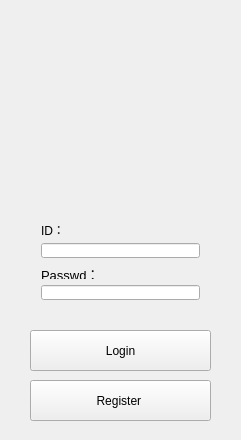
<?xml version="1.0" encoding="UTF-8"?>
<ui version="4.0">
 <class>LoginWidget</class>
 <widget class="QWidget" name="LoginWidget">
  <property name="geometry">
   <rect>
    <x>0</x>
    <y>0</y>
    <width>241</width>
    <height>440</height>
   </rect>
  </property>
  <property name="windowTitle">
   <string>LoginWidget</string>
  </property>
  <widget class="QPushButton" name="LoginButton">
   <property name="geometry">
    <rect>
     <x>30</x>
     <y>330</y>
     <width>181</width>
     <height>41</height>
    </rect>
   </property>
   <property name="text">
    <string>Login</string>
   </property>
  </widget>
  <widget class="QLabel" name="QQGifLabel">
   <property name="geometry">
    <rect>
     <x>6</x>
     <y>6</y>
     <width>221</width>
     <height>211</height>
    </rect>
   </property>
   <property name="text">
    <string/>
   </property>
  </widget>
  <widget class="QWidget" name="layoutWidget">
   <property name="geometry">
    <rect>
     <x>30</x>
     <y>210</y>
     <width>181</width>
     <height>101</height>
    </rect>
   </property>
   <layout class="QVBoxLayout" name="verticalLayout_2">
    <item>
     <widget class="QLabel" name="UsrIDLabel">
      <property name="text">
       <string>&lt;html&gt;&lt;head/&gt;&lt;body&gt;&lt;p&gt;&lt;span style=&quot; color:#000000;&quot;&gt;ID：&lt;/span&gt;&lt;/p&gt;&lt;/body&gt;&lt;/html&gt;</string>
      </property>
     </widget>
    </item>
    <item>
     <widget class="QLineEdit" name="UsrIDLineEdit"/>
    </item>
    <item>
     <widget class="QLabel" name="PasswdLabel">
      <property name="text">
       <string>&lt;html&gt;&lt;head/&gt;&lt;body&gt;&lt;p&gt;&lt;span style=&quot; font-size:10pt;&quot;&gt;Passwd：&lt;/span&gt;&lt;/p&gt;&lt;/body&gt;&lt;/html&gt;</string>
      </property>
     </widget>
    </item>
    <item>
     <widget class="QLineEdit" name="PasswdLineEdit"/>
    </item>
   </layout>
  </widget>
  <widget class="QPushButton" name="RegisterButton">
   <property name="geometry">
    <rect>
     <x>30</x>
     <y>380</y>
     <width>181</width>
     <height>41</height>
    </rect>
   </property>
   <property name="text">
    <string>Register </string>
   </property>
  </widget>
 </widget>
 <layoutdefault spacing="6" margin="11"/>
 <resources/>
 <connections/>
</ui>
